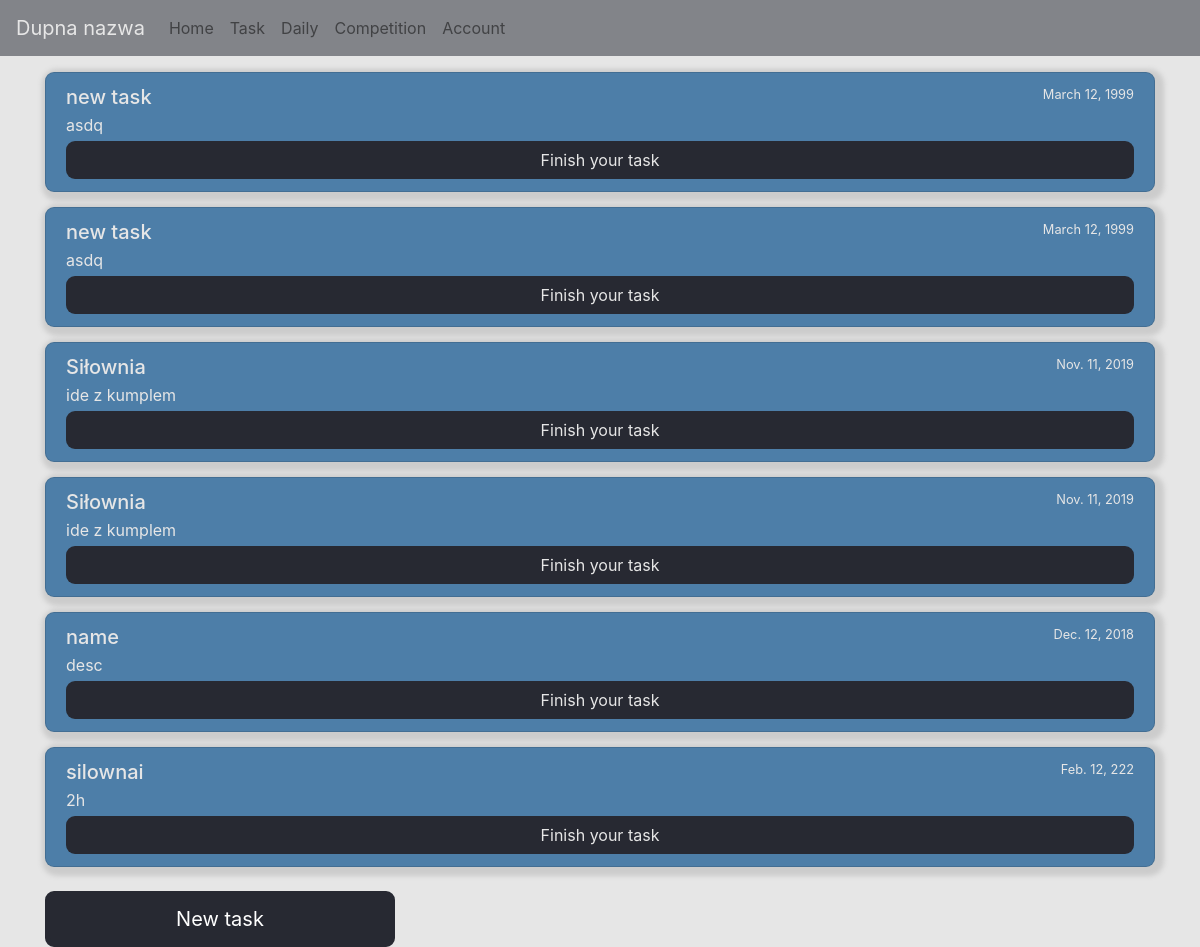
The page /task/ on the database as committed earlier.
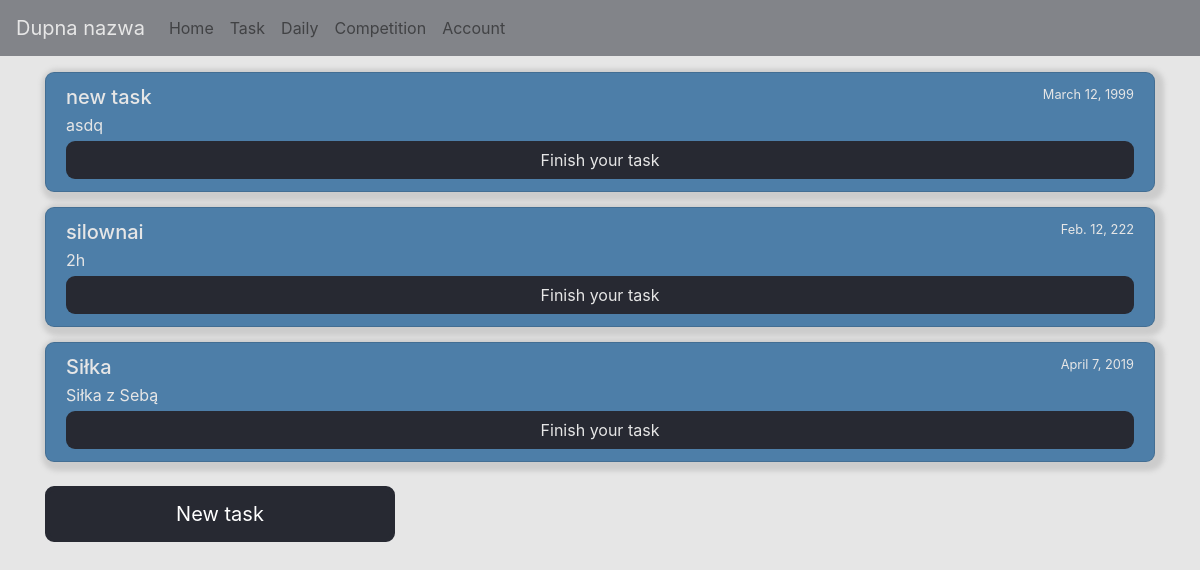
The same page on the database as committed later.
### api/models.py (models this page shows)
class Task(models.Model):
    name = models.CharField(max_length=30)
    description = models.TextField()
    total_times = models.IntegerField()
    startDate = models.DateField(default=timezone.now)
    endDate = models.DateField()
    type = models.IntegerField(None)
    status = models.BooleanField(None)

### api/views.py (the view)
# urls.py: path('task/', views.task, name='api_task'),
def task(request):
    user_id = 1
    list_task = get_all_tasks_by_id(user_id)
    for ele in list_task:
        print(ele.name)
    return render(request, 'api/task.html', {'tasks': list_task})

### api/dbAccess.py (called while the page is built)
def getTaskUsersByUserId(user_id):
    return TaskUser.objects.filter(id_user_id=user_id)

def get_all_tasks_by_id(user_id):
    task_users = getTaskUsersByUserId(user_id)
    tasks = []
    for task_user in task_users:
        tasks.append(Task.objects.get(id=task_user.id_task_id))
    return tasks

### api/templates/api/task.html (shortened to what this page needs)
{% extends "api/base.html" %}
{% block content %}
    <div class="list-group">
        {% for task in tasks %}
            <div class="list-group-item list-group-item-action flex-column align-items-start ele_l">
                <div class="d-flex w-100 justify-content-between">
                  <h5 class="mb-1">{{ task.name }}</h5>
                  <small>{{ task.endDate }}</small>
                </div>
                <p class="mb-1">{{ task.description }}</p>
                <a class="btn btn-block c_b" href="{% url 'cameramodule' %}" >Finish your task</a>
            </div>
        {% endfor %}
    </div>
    <div class="row">
<div class="col-md-4">
    <div class="panel panel-default">
        <div class="panel-body">
                <a class="text-white btn btn-primary btn-lg btn-block xd_but" href="{% url 'new_task' %}">New task</a>
        </div>
    </div>
</div>
</div>
{% endblock content %}

Rows that differ between the two databases and show on the page:
removed Task: name "new task", endDate "March 12, 1999", description "asdq"
removed Task: name "Siłownia", endDate "Nov. 11, 2019", description "ide z kumplem"
removed Task: name "name", endDate "Dec. 12, 2018", description "desc"
added Task: name "Siłka", endDate "April 7, 2019", description "Siłka z Sebą"
